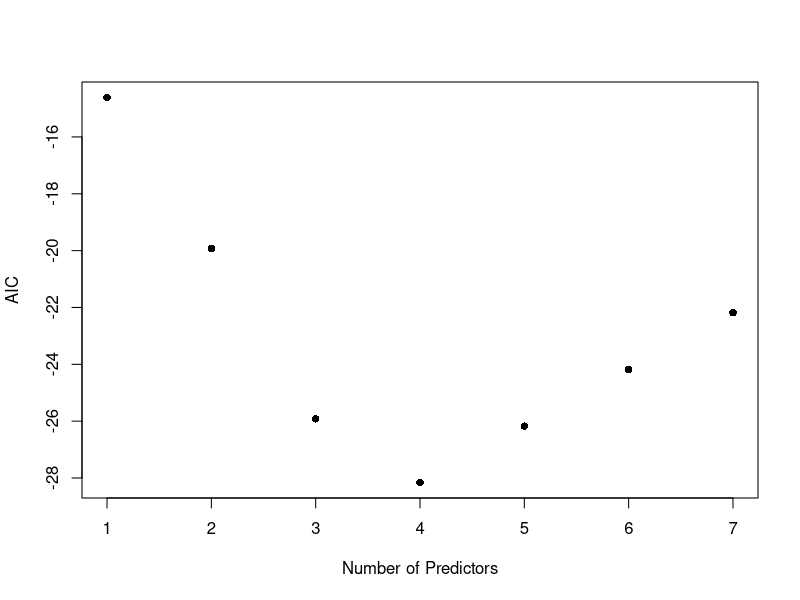
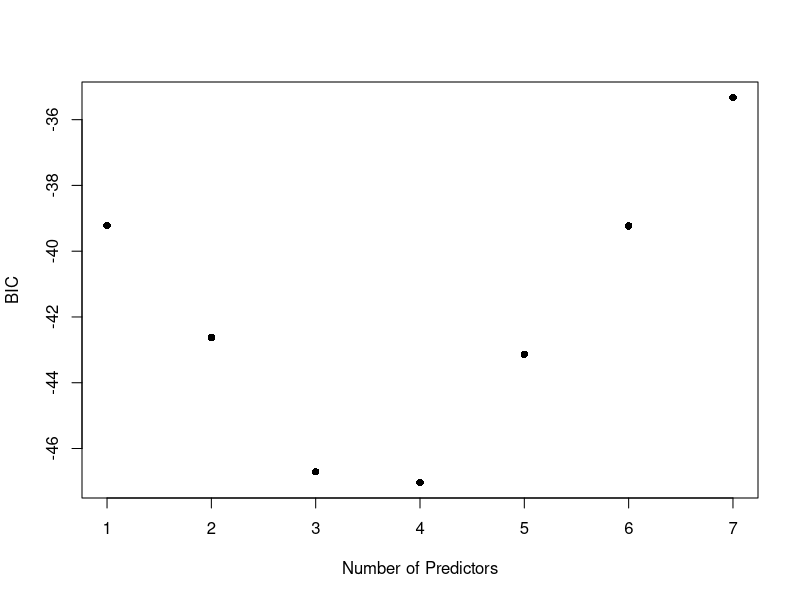
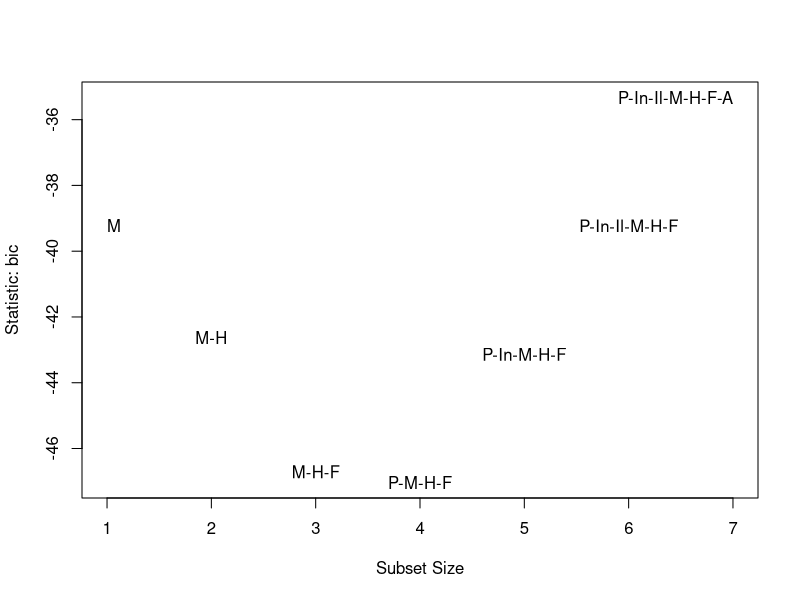
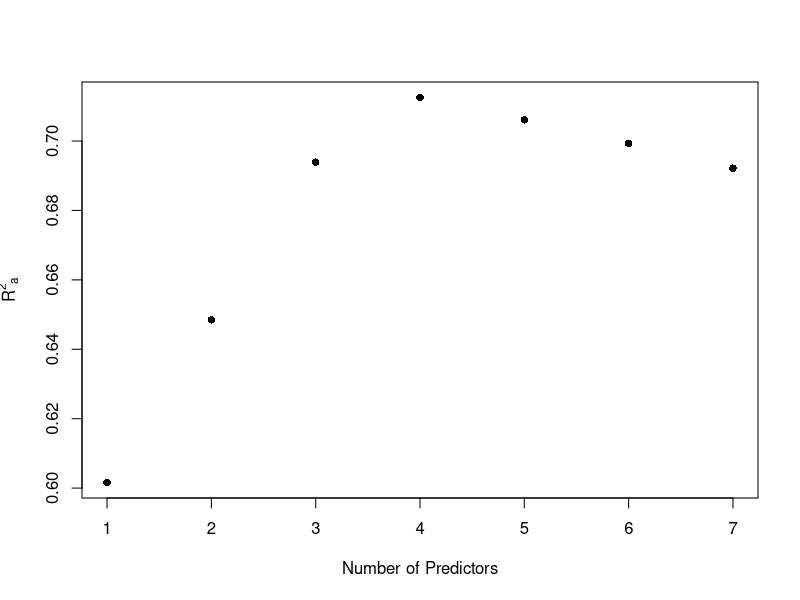
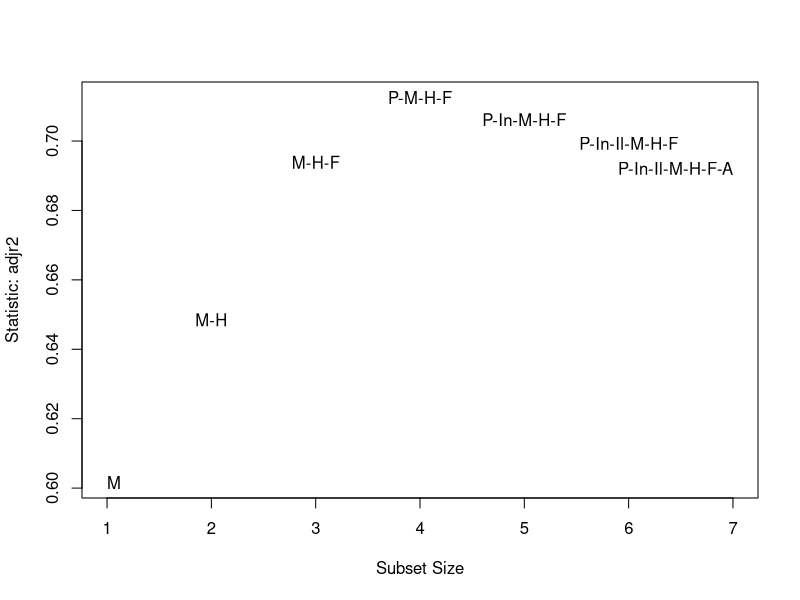
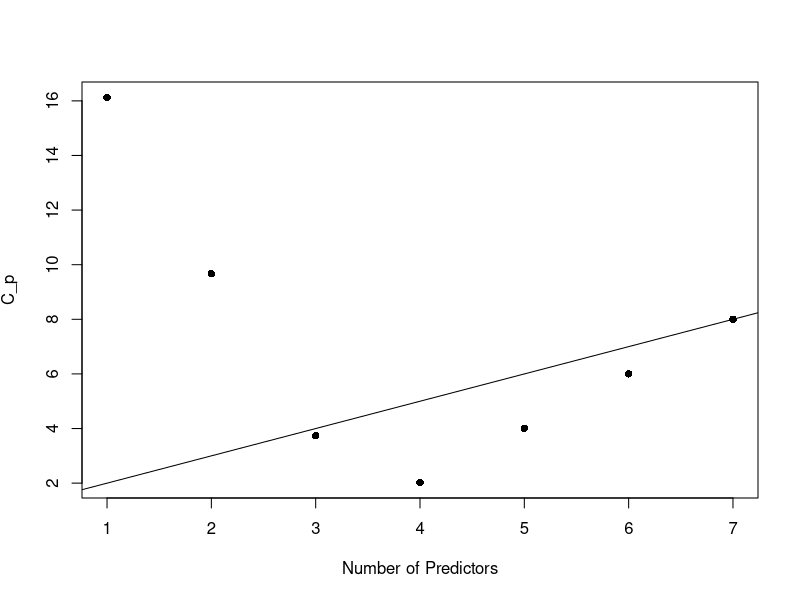
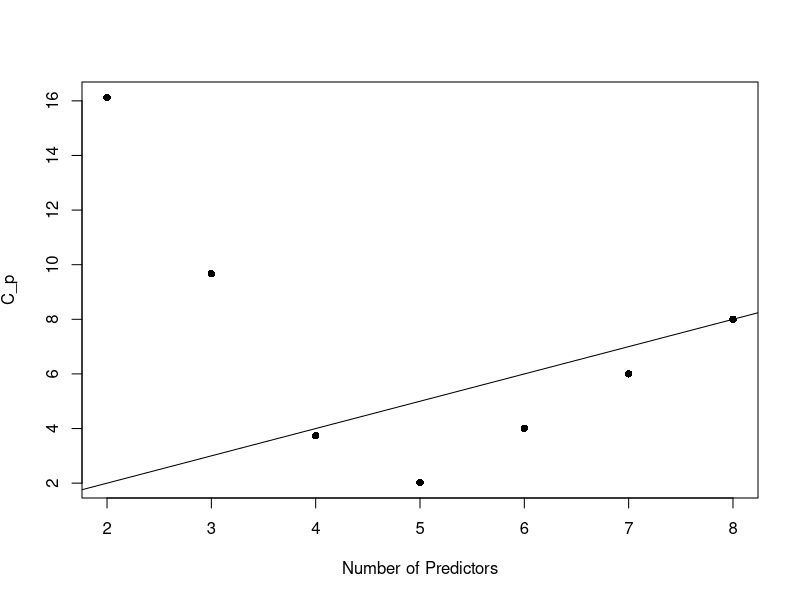
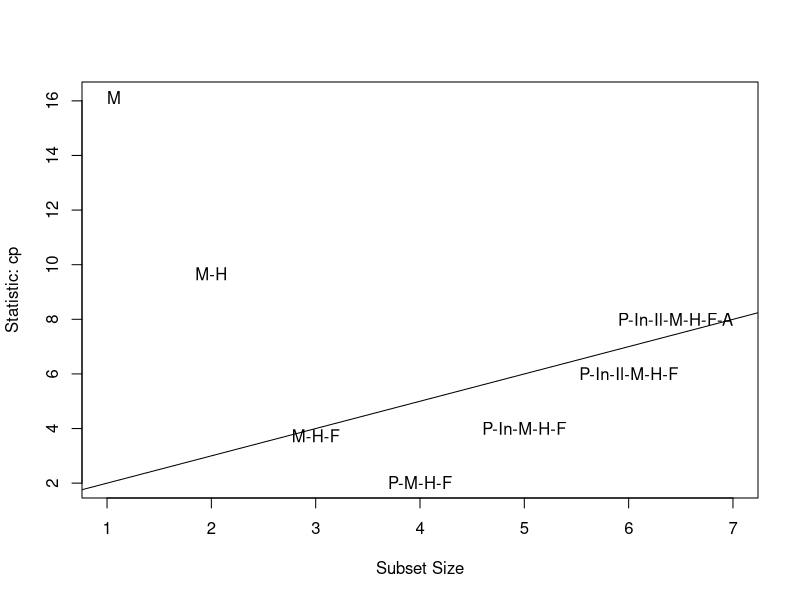

Here is the R script that generated these plots, in order: (Note: this script raises an error after producing the figures.)
## ---- chunk 1
#| message: false
library(tidyverse)
library(car)  # to access subsets function
library(leaps)  # to access regsubets function
library(caret)  # functions for model training 
## ---- chunk 2
data(state)
statedata <- data.frame(state.x77, row.names = state.abb)
#head(statedata)
summary(statedata)
## ---- chunk 3
lmod <- lm(Life.Exp ~ ., data = statedata)
summary(lmod)
## ---- chunk 4
# useful when performing forward selection
nullmod <- lm(Life.Exp ~ 1, data = statedata)
## ---- chunk 5
# may need to install.package the first time
#library(leaps) # you need to load package every time you want to use it

best <- regsubsets(Life.Exp ~ ., data = statedata)
best_sum <- summary(best) # summarize model with min RSS for each p
#best_sum  # display summary
best_sum$which # nicer output
## ---- chunk 6
# What output is stored after running regsubsets
summary(best_sum)
## ---- chunk 7
n <- nrow(statedata) # number observation n = 50
rss <- best_sum$rss # rss calculated for each model

# compute AIC using the formula
AIC <- n * log(rss/n) + (2:8)*2  # going from p=2 to p=8 regressors

plot(AIC ~ I(1:7), 
     ylab = "AIC", 
     xlab = "Number of Predictors",
     pch = 16)
## ---- chunk 8
(BIC <- best_sum$bic)  # bic from summary
#(BIC2 <- n * log(rss/n) + log(n)* (2:8))  # Using the formula
#BIC - BIC2 # The two differ by a constant
plot(BIC ~ I(1:7), ylab = "BIC", xlab = "Number of Predictors", pch = 16)
## ---- chunk 9
#library(car)
# stat can be “bic”, “cp”, “adjr2”, “rsq”, “rss”
subsets(best, statistic = "bic", legend = FALSE)
## ---- chunk 10
#summary(lmod)  # gives R^2 for full model
(adjr <- best_sum$adjr)  # extracts R_a^2 from regsubsets
## ---- chunk 11
p <- 1:7  # number of predictors (excluding intercept)
plot(adjr ~ p, ylab = expression({R^2}[a]), 
     xlab = "Number of Predictors", pch = 16)
## ---- chunk 12
subsets(best, statistic = "adjr2", legend = FALSE)
## ---- chunk 13
cp <- best_sum$cp # Display the C_p for each value of p
plot(cp ~ p, ylab = expression({C_p}), 
     xlab = "Number of Predictors", pch = 16)
abline(1,1) # plots line y=x + 1 (add 1 since p does not include intercept)
## ---- chunk 14
# another way to plot
# now x-axis includes intercept in count for p
cp <- best_sum$cp # Display the C_p for each value of p
plot(cp ~ I(2:8), ylab = expression({C_p}), # include intercept
     xlab = "Number of Predictors", pch = 16)
abline(0,1) # plots line y= p  (since p now includes intercept)
## ---- chunk 15
subsets(best, statistic = "cp", legend = FALSE)
abline(1,1)  # plots line y=x + 1 (add 1 since p does not include intercept)
## ---- chunk 16
ersq <- numeric(n)  # store the squared error

for (i in 1:n){
  train.ds <- statedata[-i, ]
  test.ds <- statedata[i, ]
  tmod <- lm(Life.Exp ~ Population + Murder + HS.Grad + Frost, data = train.ds)
  predy <- predict(tmod, new = test.ds)
  y <- test.ds[1,4]
  ersq[i] <- (predy - y)^2
}

(tmse <- sum(ersq)) 
## ---- chunk 17
ersq <- numeric(n)

for (i in 1:n){
  train.ds <- statedata[-i, ]
  test.ds <- statedata[i, ]
  tmod <- lm(Life.Exp ~ Murder + HS.Grad + Frost, data = train.ds)
  predy <- predict(tmod, new = test.ds)
  y <- test.ds[1,4]
  ersq[i] <- (predy - y)^2
}

(tmse <- sum(ersq)) 
## ---- chunk 18
# you may need to install caret before running code
#library(caret)

# define training/test (control) data
cv_10fold <- trainControl(method="cv", number = 10) # 10-fold crossvalidation train/test data

# Set up full and our model with 4 regressors
f1 <- Life.Exp ~ . # formula for full model
f2 <- Life.Exp~Population + Murder + HS.Grad + Frost 

# Using training data to construct each model
modela <- train(f1, data = statedata, trControl=cv_10fold, method = "lm") #full
modelb <- train(f2, data = statedata, trControl=cv_10fold, method = "lm") #with 4 reg
print(modela) # full, 10-fold
## ---- chunk 19
print(modelb) # reduced, 10-fold
## ---- chunk 20
# leave-one-out crossvalidation train/test data
cv_loo <- trainControl(method="LOOCV") 

modelfull <- train(f1, data = statedata, trControl=cv_loo, method = "lm") #full
modelred <- train(f2, data = statedata, trControl=cv_loo, method = "lm") #with 4 reg
print(modelfull) # full, leave one out
## ---- chunk 21
print(modelred) # reduced, leave one out
## ---- chunk 22
#library(car)  # needed but we already loaded
influencePlot(lmod)
## ---- chunk 23
best2 <- regsubsets(Life.Exp ~., data = statedata, subset = (state.abb != "AK"))
best_sum2 <- summary(best2) 
best_sum2$which[which.max(best_sum2$adjr), ]
## ---- chunk 24
data(teengamb, package = "faraway")  # load data
summary(teengamb)
## ---- chunk 25
# fit full model
gamb_lmod <- lm(gamble ~ ., data = teengamb)
summary(gamb_lmod) # determine least significant predictor
## ---- chunk 26
# Values we'll need
n <- nobs(gamb_lmod)  # number of observations
p <- 2:5  # possible number of regressors
